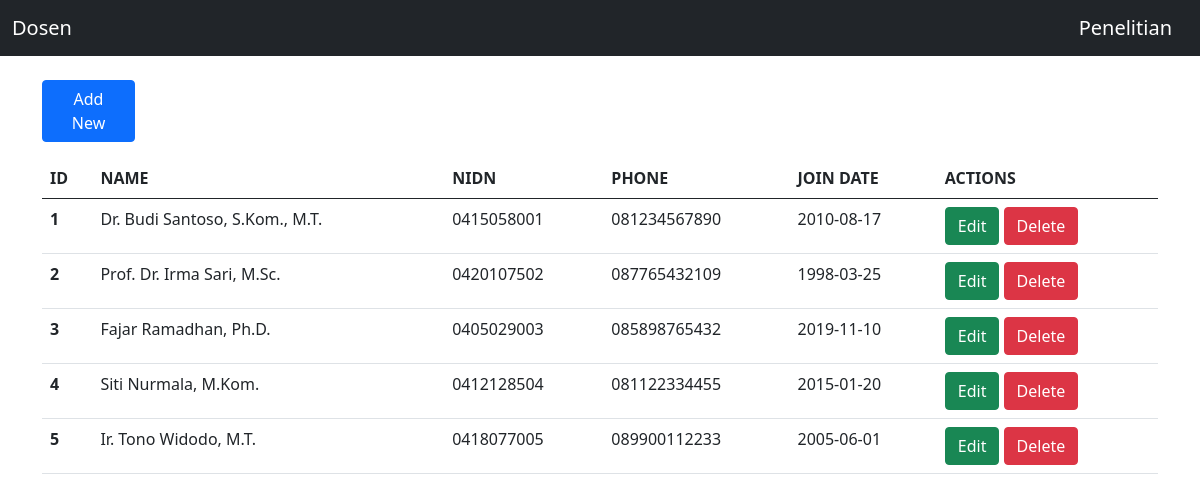
The page / on the database its author committed.
### tables this page shows
CREATE TABLE `lecturers` (
  `id` int(11) NOT NULL,
  `name` varchar(100) NOT NULL,
  `nidn` varchar(20) NOT NULL,
  `phone` varchar(15) DEFAULT NULL,
  `join_date` date DEFAULT NULL
);

### view/LecturerView.php (called while the page is built, shortened)
<?php
class LecturerView {
    public function render($data) {
        include "view/Lecturer/index.php";
    }
}
?>

### controller/LecturersController.php (called while the page is built, shortened)
<?php
include_once("view/LecturerView.php");
class LecturerController
{
  private $lecturer;
  function __construct()
  {
    $this->lecturer = new Lecturers(Config::$db_host, Config::$db_user, Config::$db_pass, Config::$db_name);
  }
  public function index()
  {
    $this->lecturer->open();
    $this->lecturer->getlecturers();
    $data = array();
    while ($row = $this->lecturer->getResult()) {
      array_push($data, $row);
    }
    $view = new LecturerView();
    $view->render($data);
  }
}

### model/DB.php (called while the page is built, shortened)
<?php
class DB
{
    var $db_host = "";
    var $db_user = "";
    var $db_pass = "";
    var $db_name = "";
    var $db_link = "";
    function __construct($db_host, $db_user, $db_pass, $db_name)
    {
        $this->db_host = $db_host;
        $this->db_user = $db_user;
        $this->db_pass = $db_pass;
        $this->db_name = $db_name;
    }
    function open()
    {
        $this->db_link = mysqli_connect($this->db_host, $this->db_user, $this->db_pass, $this->db_name);
    }
    function execute($query)
    {
        $this->result = mysqli_query($this->db_link, $query);
        return $this->result;
    }
}

### model/Lecturers.php (called while the page is built, shortened)
<?php
class Lecturers extends DB
{
    function getLecturers()
    {
        $query = "SELECT * FROM lecturers";
        return $this->execute($query);
    }
}

### view/Lecturer/index.php (the view, shortened to what this page needs)
<!doctype html>
<html lang="en">
<head>
  <link href="bootstrap.min.css" rel="stylesheet">
</head>
<body>
  <nav class="navbar navbar-expand-lg navbar-dark bg-dark">
    <div class="container-fluid">
      <a class="navbar-brand" href="index.php?action=lecturer">Dosen</a>
      <a class="navbar-brand" href="index.php?action=research">Penelitian</a>
    </div>
  </nav>
  <div class="container my-4">
    <div class="col-1 my-3">
      <a type="button" class="btn btn-primary" href="index.php?add=true">Add New</a>
    </div>
    <table class="table">
      <thead>
        <tr>
          <th>ID</th>
          <th>NAME</th>
          <th>NIDN</th>
          <th>PHONE</th>
          <th>JOIN DATE</th>
          <th>ACTIONS</th>
        </tr>
      </thead>
      <tbody>
        <?php
        if (!empty($data)) {
            foreach ($data as $row) {
        ?>
            <tr>
                <th><?php echo $row['id']; ?></th>
                <td><?php echo $row['name']; ?></td>
                <td><?php echo $row['nidn']; ?></td>
                <td><?php echo $row['phone']; ?></td>
                <td><?php echo $row['join_date']; ?></td>
                <td>
                   <a class='btn btn-success' href='index.php?edit=true&id=<?php echo $row['id']; ?>'>Edit</a>
                   <a class='btn btn-danger' href='index.php?hapus=<?php echo $row['id']; ?>' onclick="return confirm('Yakin hapus?')">Delete</a>
                </td>
            </tr>
        <?php
            }
        }
        ?>
      </tbody>
    </table>
  </div>
</body>
</html>

### rows shown on the page
lecturers: id "1", name "Dr. Budi Santoso, S.Kom., M.T.", nidn "0415058001", phone "081234567890", join_date "2010-08-17"
lecturers: id "2", name "Prof. Dr. Irma Sari, M.Sc.", nidn "0420107502", phone "087765432109", join_date "1998-03-25"
lecturers: id "3", name "Fajar Ramadhan, Ph.D.", nidn "0405029003", phone "085898765432", join_date "2019-11-10"
lecturers: id "4", name "Siti Nurmala, M.Kom.", nidn "0412128504", phone "081122334455", join_date "2015-01-20"
lecturers: id "5", name "Ir. Tono Widodo, M.T.", nidn "0418077005", phone "089900112233", join_date "2005-06-01"
